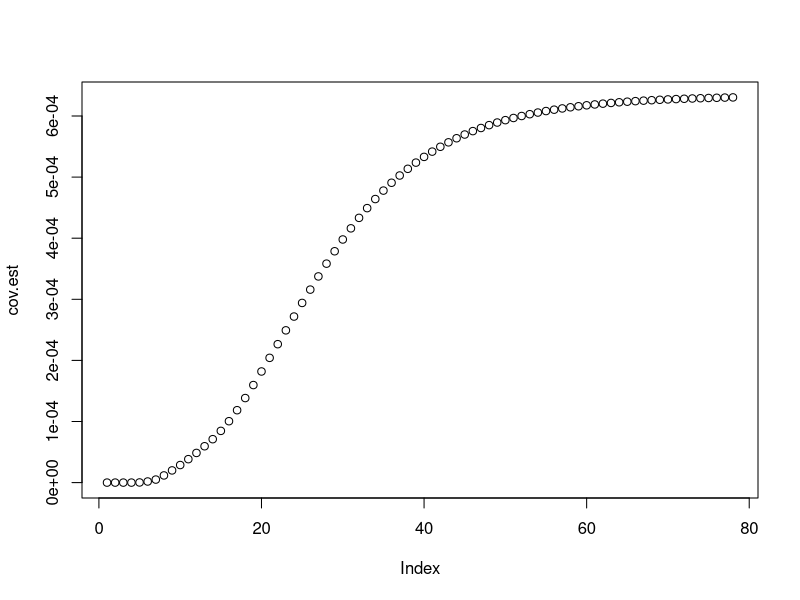
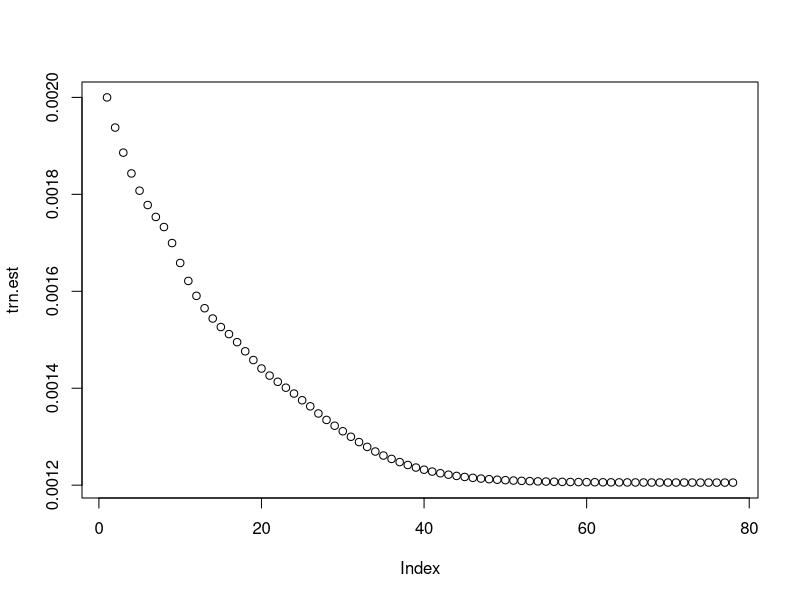
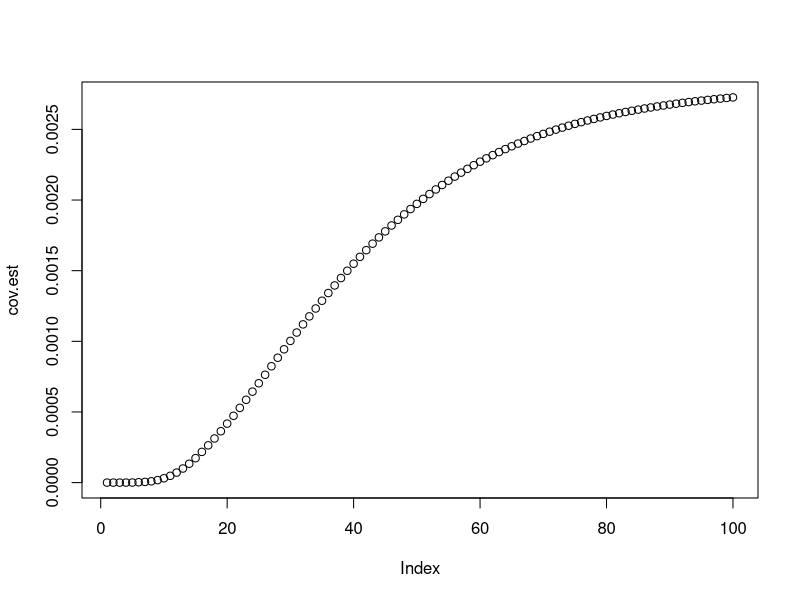
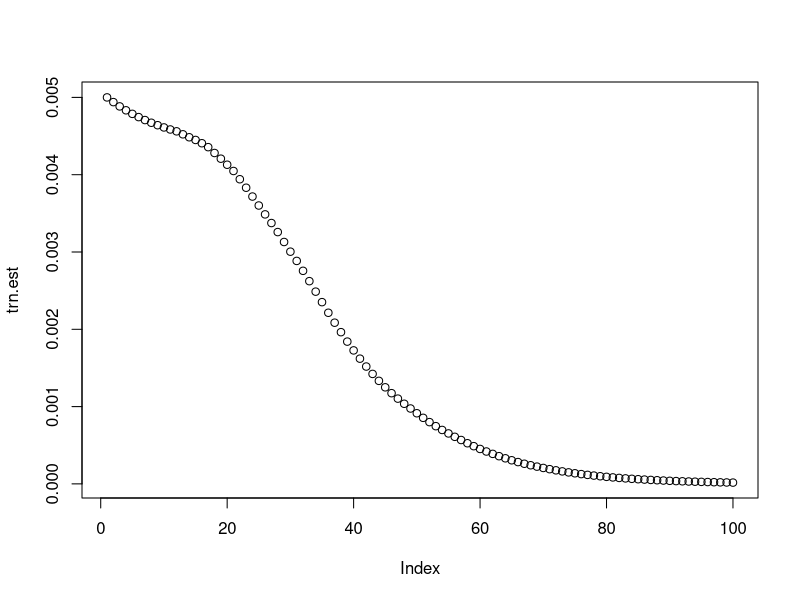
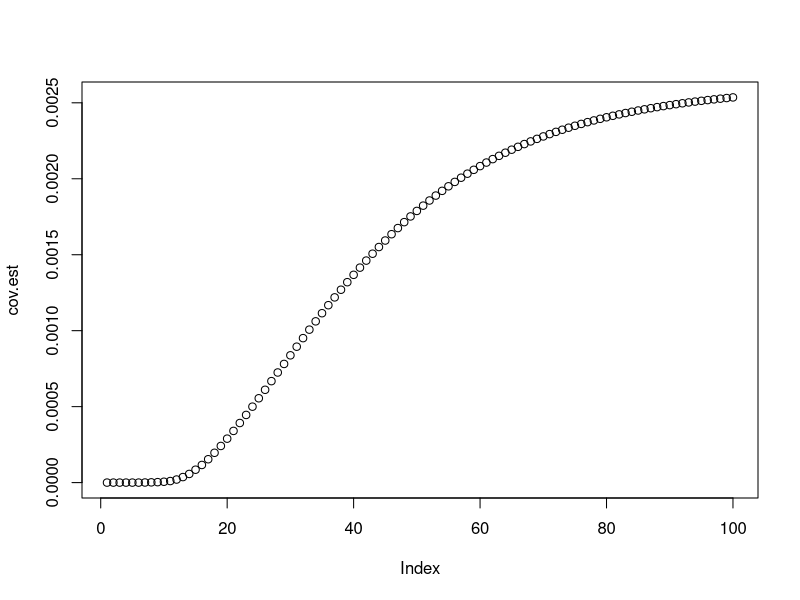
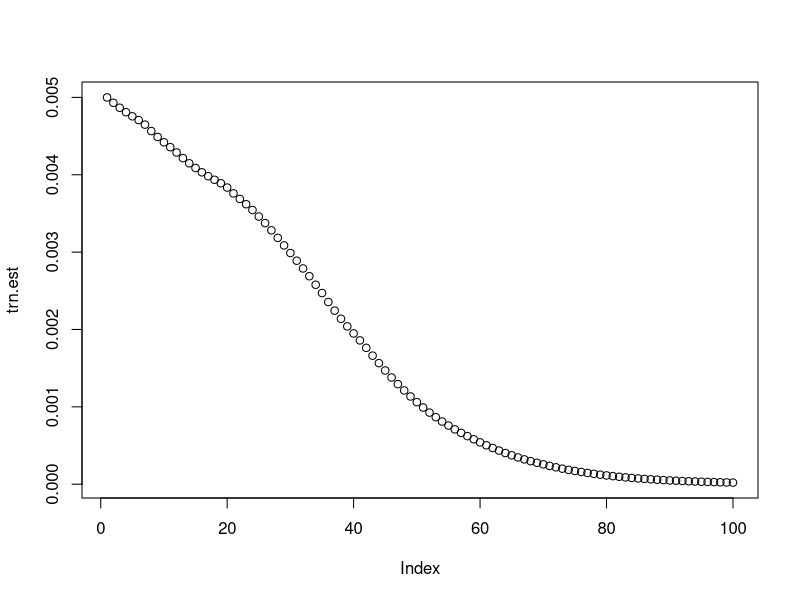
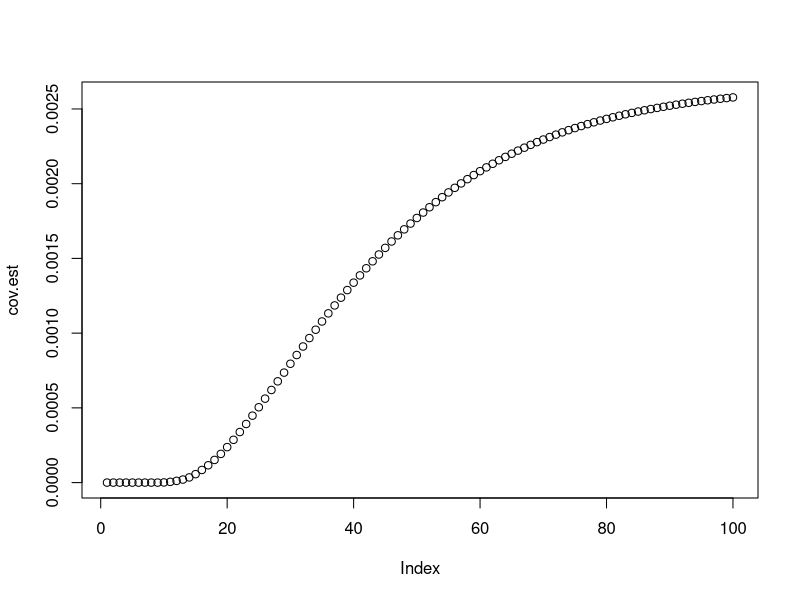
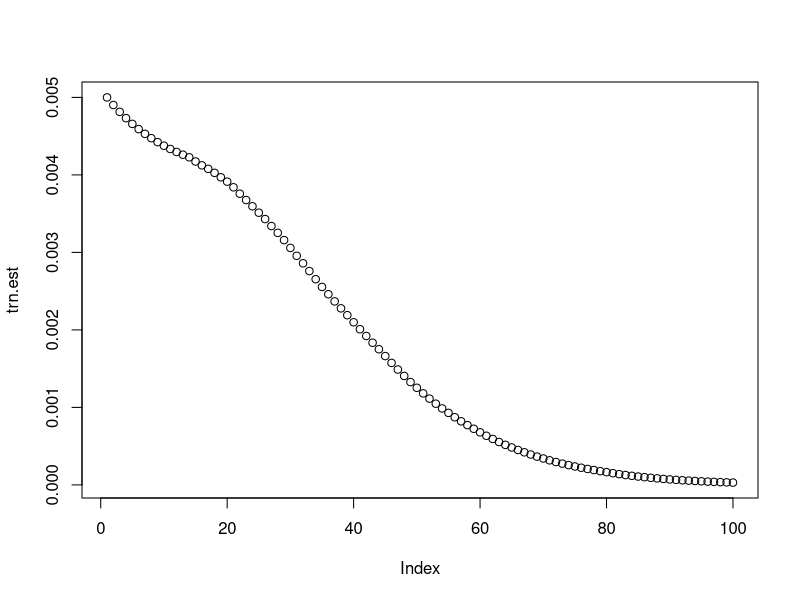

Source code (R) for these figures, in order: (Note: a time limit stopped this script after it produced the figures.)
####locally verify if the covariance penalization works 
####i will normalize everything just as in lassosum

#####generate the original training data #####
library(MASS)
# set.seed(2019)
n <- 500
s <- 5
x <- mvrnorm(n, mu = rep(0, s), Sigma = diag(1,s))
beta <- c(1, 0.5, 0.1, -0.5, -0.1)

risk.score <- x %*% beta
risk.score <- exp(risk.score)/(1 + exp(risk.score))
risk.score <- (risk.score - min(risk.score))/ (max(risk.score) - min(risk.score))

###generate y
y <- rbinom(n, size = 1, prob = risk.score)
summary(y)

###attach useless x
p <- 100
x <- cbind(x, mvrnorm(n, mu = rep(0, p - s), Sigma = diag(1,p - s)))
#############################################

#####generate the testing data #####
testn <- 5e3
testx <- mvrnorm(testn, mu = rep(0, s), Sigma = diag(1,s))

risk.score.test <- testx %*% beta
risk.score.test <- exp(risk.score.test)/(1 + exp(risk.score.test))
risk.score.test <- (risk.score.test - min(risk.score.test))/ (max(risk.score.test) - min(risk.score.test))

###generate y
testy <- rbinom(testn, size = 1, prob = risk.score.test)
summary(testy)

###attach useless x
testx <- cbind(testx, mvrnorm(testn, mu = rep(0, p - s), Sigma = diag(1,p - s)))
#############################################



#######train the model with glmnet###########
library(glmnet)

normalize.mine <- function(x){
  return((x - mean(x))/(sqrt(sum((x - mean(x))^2))))
}

####normalize x, y###
y <- normalize.mine(y)

for(i in 1:p){
  x[,i] <- normalize.mine(x[,i])
}

glmnet.fit <- glmnet(x = x, y = y)
summary(glmnet.fit)
dim(glmnet.fit$beta)
head(glmnet.fit$beta)

##beta0 corresponds to a smallish lambda
beta0 <- glmnet.fit$beta[, NCOL(glmnet.fit$beta) - 3]
lambda.org <- glmnet.fit$lambda

###for each beta_lambda, calculate training error
trn.est <- rep(0, length(lambda.org))
for(i in 1:length(lambda.org)){
  temp.mse <- mean((y - x %*% glmnet.fit$beta[,i])^2)
  trn.est[i] <- temp.mse
}
#############################################

#######generate boostrap data################

###size of reference panel
refn <- n
newx <- mvrnorm(refn, mu = rep(0, p), Sigma = diag(1,p))

for(i in 1:p){
  newx[,i] <- normalize.mine(newx[,i])
}


bootn <- refn
##there are repeated covariates
if(refn < bootn){
  newx <- newx[sample(1:refn, size = bootn, replace = T),]
}else{
  newx <- newx[sample(1:refn, size = bootn, replace = F),]
  
  }

risk.score.new <- newx %*% beta0
risk.score.new <- (risk.score.new - min(risk.score.new))/ (max(risk.score.new) - min(risk.score.new))

####
B <- 20
boot.Y <- matrix(0, nrow = bootn, ncol = B)
for(b in 1:B){
  
  ###generate y
  newy <- rbinom(bootn, size = 1, prob = risk.score.new)
  
  newy <- normalize.mine(newy)
  boot.Y[, b] <- newy
  
}

cov.est <- rep(0, length(lambda.org))

for(i in 1:length(lambda.org)){
  temp.cov <- 0
  for(b in 1:B){
    
    #####use the original lambda
    # glmnet.boot <- glmnet(x = newx, y = boot.Y[,b], 
    #                       lambda = lambda.org[i])  
    
    ####use the square-root rule
    glmnet.boot <- glmnet(x = newx, y = boot.Y[,b], 
                          lambda = lambda.org[i] * sqrt(n/bootn))  
    
    beta.boot <- glmnet.boot$beta
    
    risk.score.boot <- as.numeric(newx %*% beta.boot)
    
    temp.cov <- temp.cov + cov(risk.score.boot, boot.Y[,b])
  }
  temp.cov <- temp.cov/B
  
  cov.est[i] <- temp.cov
}
#############################################


#####use AUC to determine which is the best lambda#####
glmnet.cvfit <- cv.glmnet(x = x, y = y,
                          lambda = lambda.org)
print(which.min(glmnet.cvfit$cvm))
cv.index <- which.min(glmnet.cvfit$cvm)
  
# glmnet.cvfit <- cv.glmnet(x = x, y = y,
#                           lambda = lambda.org,
#                           type.measure = "auc",
#                           family  = "binomial")
# print(which.max(glmnet.cvfit$cvm))
# glmnet.cvfit$cvm


#############################################


###########combine training error and covaraince est##########
cov.est.norm <- cov.est/cov.est[length(lambda.org)] * trn.est[length(lambda.org)]
print(which.min(2*cov.est + trn.est))
cov.index <- which.min(2*cov.est + trn.est)
#############################################

#############compare the difference###################
library(pROC)

cv.test.score <- testx %*% glmnet.fit$beta[,cv.index]
cov.test.score <- testx %*% glmnet.fit$beta[,cov.index]

auc(testy, as.numeric(cv.test.score))
auc(testy, as.numeric(cov.test.score))

plot(cov.est)
plot(trn.est)
#############################################

#############################################
#############################################
#############################################
#############################################



#################simulation ##############
repeats <- 30
results <- data.frame()
for(rep.i in 1:repeats){
  #####generate the original training data #####
  library(MASS)
  # set.seed(2019)
  n <- 200
  s <- 5
  x <- mvrnorm(n, mu = rep(0, s), Sigma = diag(1,s))
  beta <- c(1, 0.5, 0.1, -0.5, -0.1)
  
  risk.score <- x %*% beta
  risk.score <- exp(risk.score)/(1 + exp(risk.score))
  risk.score <- (risk.score - min(risk.score))/ (max(risk.score) - min(risk.score))
  
  ###generate y
  y <- rbinom(n, size = 1, prob = risk.score)
  summary(y)
  
  ###attach useless x
  p <- 500
  x <- cbind(x, mvrnorm(n, mu = rep(0, p - s), Sigma = diag(1,p - s)))
  #############################################
  
  #####generate the testing data #####
  testn <- 5e3
  testx <- mvrnorm(testn, mu = rep(0, s), Sigma = diag(1,s))
  
  risk.score.test <- testx %*% beta
  risk.score.test <- exp(risk.score.test)/(1 + exp(risk.score.test))
  risk.score.test <- (risk.score.test - min(risk.score.test))/ (max(risk.score.test) - min(risk.score.test))
  
  ###generate y
  testy <- rbinom(testn, size = 1, prob = risk.score.test)
  summary(testy)
  
  ###attach useless x
  testx <- cbind(testx, mvrnorm(testn, mu = rep(0, p - s), Sigma = diag(1,p - s)))
  #############################################
  
  
  
  #######train the model with glmnet###########
  library(glmnet)
  
  normalize.mine <- function(x){
    return((x - mean(x))/(sqrt(sum((x - mean(x))^2))))
  }
  
  ####normalize x, y###
  y <- normalize.mine(y)
  
  for(i in 1:p){
    x[,i] <- normalize.mine(x[,i])
  }
  
  glmnet.fit <- glmnet(x = x, y = y)
  summary(glmnet.fit)
  dim(glmnet.fit$beta)
  head(glmnet.fit$beta)
  
  ##beta0 corresponds to a smallish lambda
  beta0 <- glmnet.fit$beta[, NCOL(glmnet.fit$beta) - 3]
  lambda.org <- glmnet.fit$lambda
  
  ###for each beta_lambda, calculate training error
  trn.est <- rep(0, length(lambda.org))
  for(i in 1:length(lambda.org)){
    temp.mse <- mean((y - x %*% glmnet.fit$beta[,i])^2)
    trn.est[i] <- temp.mse
  }
  #############################################
  
  #######generate boostrap data################
  
  ###size of reference panel
  refn <- n/2
  newx <- mvrnorm(refn, mu = rep(0, p), Sigma = diag(1,p))
  
  for(i in 1:p){
    newx[,i] <- normalize.mine(newx[,i])
  }
  
  
  bootn <- n
  ##there are repeated covariates
  if(refn < bootn){
    newx <- newx[sample(1:refn, size = bootn, replace = T),]
  }else{
    newx <- newx[sample(1:refn, size = bootn, replace = F),]
    
  }
  
  risk.score.new <- newx %*% beta0
  risk.score.new <- (risk.score.new - min(risk.score.new))/ (max(risk.score.new) - min(risk.score.new))
  
  ####
  B <- 20
  boot.Y <- matrix(0, nrow = bootn, ncol = B)
  for(b in 1:B){
    
    ###generate y
    newy <- rbinom(bootn, size = 1, prob = risk.score.new)
    
    newy <- normalize.mine(newy)
    boot.Y[, b] <- newy
    
  }
  
  cov.est <- rep(0, length(lambda.org))
  
  for(i in 1:length(lambda.org)){
    temp.cov <- 0
    for(b in 1:B){
      
      #####use the original lambda
      # glmnet.boot <- glmnet(x = newx, y = boot.Y[,b], 
      #                       lambda = lambda.org[i])  
      
      ####use the square-root rule
      glmnet.boot <- glmnet(x = newx, y = boot.Y[,b], 
                            lambda = lambda.org[i] * sqrt(n/bootn))  
      
      beta.boot <- glmnet.boot$beta
      
      risk.score.boot <- as.numeric(newx %*% beta.boot)
      
      temp.cov <- temp.cov + cov(risk.score.boot, boot.Y[,b])
    }
    temp.cov <- temp.cov/B
    
    cov.est[i] <- temp.cov
  }
  #############################################
  
  
  #####use AUC to determine which is the best lambda#####
  glmnet.cvfit <- cv.glmnet(x = x, y = y,
                            lambda = lambda.org)
  print(which.min(glmnet.cvfit$cvm))
  cv.index <- which.min(glmnet.cvfit$cvm)
  
  # glmnet.cvfit <- cv.glmnet(x = x, y = y,
  #                           lambda = lambda.org,
  #                           type.measure = "auc",
  #                           family  = "binomial")
  # print(which.max(glmnet.cvfit$cvm))
  # glmnet.cvfit$cvm
  
  
  #############################################
  
  
  ###########combine training error and covaraince est##########
  cov.est.norm <- cov.est/cov.est[length(lambda.org)] * trn.est[length(lambda.org)]
  print(which.min(2*cov.est + trn.est))
  cov.index <- which.min(2*cov.est + trn.est)
  #############################################
  
  #############compare the difference###################
  library(pROC)
  
  cv.test.score <- testx %*% glmnet.fit$beta[,cv.index]
  cov.test.score <- testx %*% glmnet.fit$beta[,cov.index]
  
  cv.auc <- auc(testy, as.numeric(cv.test.score))
  cov.auc <- auc(testy, as.numeric(cov.test.score))
  
  plot(cov.est)
  plot(trn.est)
  #############################################
  ############################################

temp.results <- data.frame(rep.i = rep.i,
                           cv.auc = cv.auc,
                           cov.auc = cov.auc,
                           n = n,
                           p = p,
                           s = s,
                           refn = refn)
results <- rbind(results, temp.results)
}

save(results, 
     file = '/Users/tianyu/Documents/ParaTuning/data/cov_penalty_local_study_times2_normalize_5.RData')

results <- data.table(results)
results[, diff := cov.auc - cv.auc]
ggplot(results) +
  geom_histogram(aes(x=cv.auc), 
                 fill="blue", alpha=0.8, binwidth = 0.01)+
  geom_histogram(aes(x=cov.auc), 
                 fill="red", alpha=0.8, binwidth = 0.01)

ggplot(results) +
  geom_histogram(aes(x=diff), 
                 fill="blue", alpha=0.8, binwidth = 0.01)
